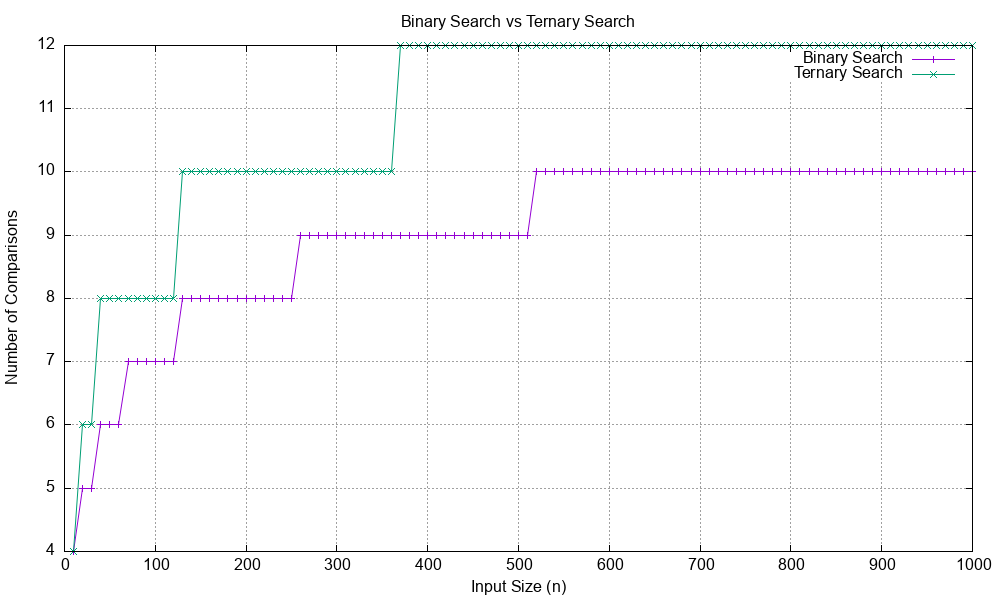

Generate this figure with gnuplot:
set terminal png size 1000,600
set output 'search_graph.png'
set title 'Binary Search vs Ternary Search'
set xlabel 'Input Size (n)'
set ylabel 'Number of Comparisons'
set grid
plot 'search_data.txt' using 1:2 with linespoints title 'Binary Search', 'search_data.txt' using 1:3 with linespoints title 'Ternary Search'
